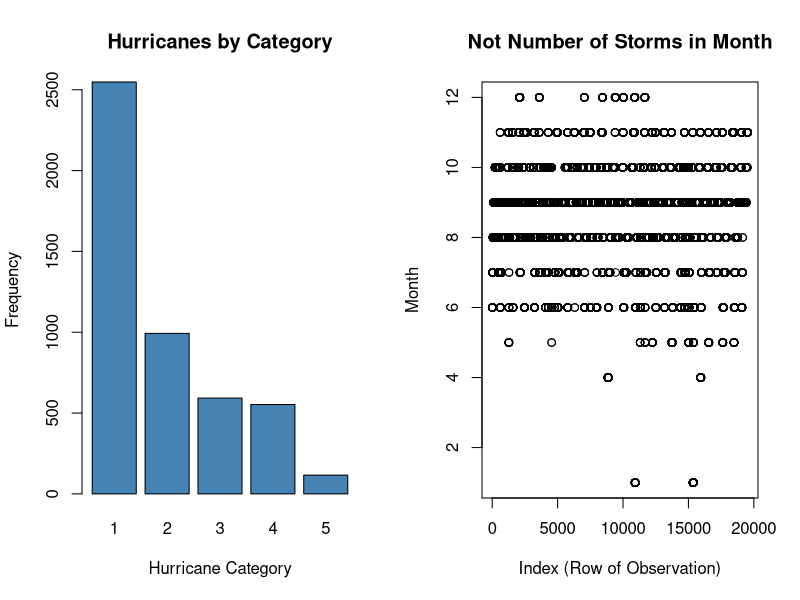
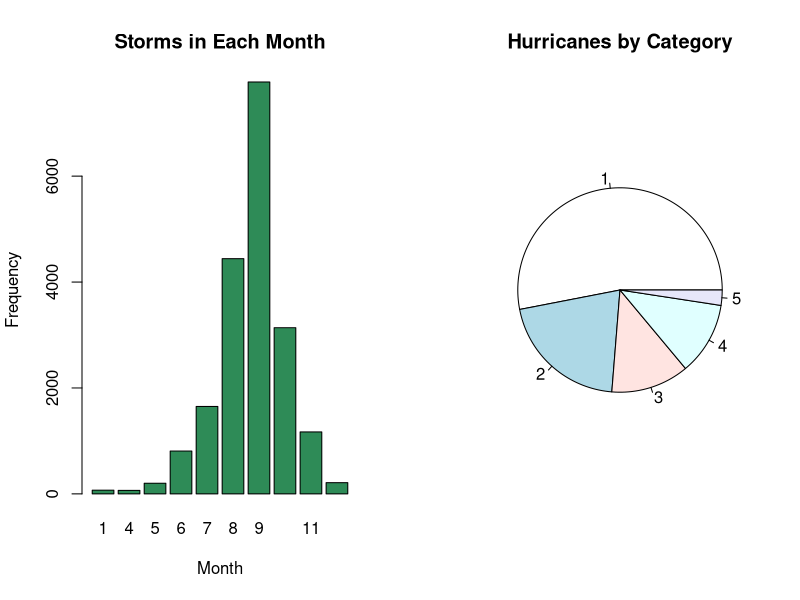

Write the R code that produced these figures, in order. (Note: this script raises an error after producing the figures.)
## ---- chunk 1
#| eval: true
#| output: false
# loads dplyr package
library(dplyr)
## ---- chunk 2
# open glossary of dplyr functions
help(package = "dplyr")
## ---- chunk 3
# opens help tab with info about storms data set
?storms
## ---- chunk 4
#| eval: true
summary(storms)  # summary of each variable in storms
#head(storms)  # prints first 6 rows to screen
#tail(storms)  # prints last 6 rows to screen
#glimpse(storms)  # gives a glimpse of the data set
#str(storms)   # summary of data structure
## ---- chunk 5
#| eval: true
typeof(1.0)
typeof(2)
typeof(3L)
typeof("hello")
typeof(TRUE)
typeof(storms$status)
typeof(storms$year)
typeof(storms$name)
## ---- chunk 6
#| eval: true
is.vector(storms)  # storms is not a vector
is.data.frame(storms)  # storms is a data frame
is.data.frame(storms$wind)  # status is not a data frame
is.vector(storms$wind)  # status is a vector
## ---- chunk 7
#| eval: true
is.numeric(storms$year)  # year is numeric
is.numeric(storms$category)  # category is also numeric
is.numeric(storms$name)  # name is not numeric
is.character(storms$name)  # name is character string
## ---- chunk 8
#| eval: true
is.numeric(storms$status)  # status is not numeric
is.character(storms$status)  # status is not a character
is.factor(storms$status)  # status is a factor which is categorical
## ---- chunk 9
#| eval: true
typeof(storms$year)
typeof(storms$month)
storms$year <- as.integer(storms$year)
storms$month <- as.integer(storms$month)
typeof(storms$year)
typeof(storms$month)
## ---- chunk 10
#| eval: true
summary(storms$category)
## ---- chunk 11
#| eval: true
storms$category <- factor(storms$category)
summary(storms$category)
## ---- chunk 12
#| eval: true
my.table <- table(storms$month, storms$status)  # gives counts
my.table
## ---- chunk 13
#| eval: true
prop.grand <- prop.table(my.table)  # gives proportions relative to grand total
round(prop.grand, 4)
## ---- chunk 14
#| eval: true
prop.row <- prop.table(my.table, 1)  # gives proportions relative to row totals
round(prop.row, 4)
## ---- chunk 15
#| eval: true
prop.col <- prop.table(my.table, 2)  # gives proportions relative to column totals
round(prop.col, 4)
## ---- chunk 16
#| eval: true
# plots appear in an array with 1 row and 2 columns
par(mfrow = c(1, 2))  # create an array of plots

plot(storms$category,  # categorical data
     main = "Hurricanes by Category",  # main title
     xlab = "Hurricane Category",  # horizontal axis label
     ylab = "Frequency",  # vertical axis label
     col = "steelblue")  # fill color of bars)

plot(storms$month,  # quantitative data
     main = "Not Number of Storms in Month",  # main title
     xlab = "Index (Row of Observation)",  # horizontal axis label
     ylab = "Month")  # vertical axis label
## ---- chunk 17
#| eval: true
# plots appear in an array with 1 row and 2 columns
par(mfrow = c(1, 2))  # create an array of plots

month.table <- table(storms$month)  # create table of month counts
category.table <- table(storms$category)  # create table of category counts

barplot(month.table,  # input table of month counts
        main = "Storms in Each Month",  # main title
        xlab = "Month",  # horizontal axis label
        ylab = "Frequency",  # vertical axis label
        col = "seagreen")  # fill color of bars

pie(category.table,  # input table of category counts
    main = "Hurricanes by Category")  # main title
## ---- chunk 18
# see what happens if input is not a table
pie(storms$category)
## ---- chunk 19
#| eval: true
# two-way table of counts of category in each month
cat.table <- table(storms$category, storms$month)  # gives counts
## ---- chunk 20
#| eval: true
# create a vector of colors
my.colors <- c("green", "purple", "grey", "red", "blue") 

# create side by side bar chart
barplot(cat.table,  # use counts from contingency table
        beside = TRUE,  # groups side-by-side
        main = "Category Hurricanes By Month",  # main title
        xlab = "Month",  # horizontal axis label
        col = my.colors,  # fill color of bars
        ylab = "Frequency")  # vertical axis label

# add a legend to plot
legend(x="topleft",  # place legend in top left
       legend=rownames(cat.table),  # get labels from row name in contingency table
       fill = my.colors)  # use same fill colors
## ---- chunk 21
#| eval: true
cat.grand <- prop.table(cat.table)  # gives proportions relative to grand total
cat.row <- prop.table(cat.table, 1)  # gives proportions relative to row totals
cat.col <- prop.table(cat.table, 2)  # gives proportions relative to column totals
## ---- chunk 22
#| eval: true
par(mfrow = c(1, 3))  # create an array of plots

# create stacked bar chart 1
barplot(cat.grand,  # use proportions from contingency table
        main = "Category Hurricanes By Month",  # main title
        xlab = "Month",  # horizontal axis label
        col = my.colors,  # color of bars
        ylab = "Proportion")  # vertical axis label

# add legend to plot
legend(x="topleft",  # place legend in top left
       legend=rownames(cat.grand),  # get labels
       fill = my.colors)  # use same colors

##########

# create stacked bar chart 2
barplot(cat.row,  # use proportions from contingency table
        main = "Category Hurricanes By Month",  # main title
        xlab = "Month",  # horizontal axis label
        col = my.colors,  # color of bars
        ylab = "Proportion")  # vertical axis label

# add legend to plot
legend(x="topleft",  # place legend in top left
       legend=rownames(cat.row),  # get labels
       fill = my.colors)  # use same colors

###########

# create stacked bar chart 3
barplot(cat.col,  # use proportions from contingency table
        main = "Category Hurricanes By Month",  # main title
        xlab = "Month",  # horizontal axis label
        col = my.colors,  # color of bars
        ylab = "Proportion")  # vertical axis label

# add legend to plot
legend(x="topleft",  # place legend in top left
       legend=rownames(cat.col),  # get labels
       fill = my.colors)  # use same colors
## ---- chunk 23
#| eval: true
# load the forcats package
library(forcats)
## ---- chunk 24
# open help documentation for gss_cat
?gss_cat
## ---- chunk 25
#| eval: true
# get numerical summary of variables
summary(gss_cat)
## ---- chunk 26
# create a visualization for one categorical variable

## ---- chunk 27
# create a visualization to illustrate the relation
# between two categorical variables

